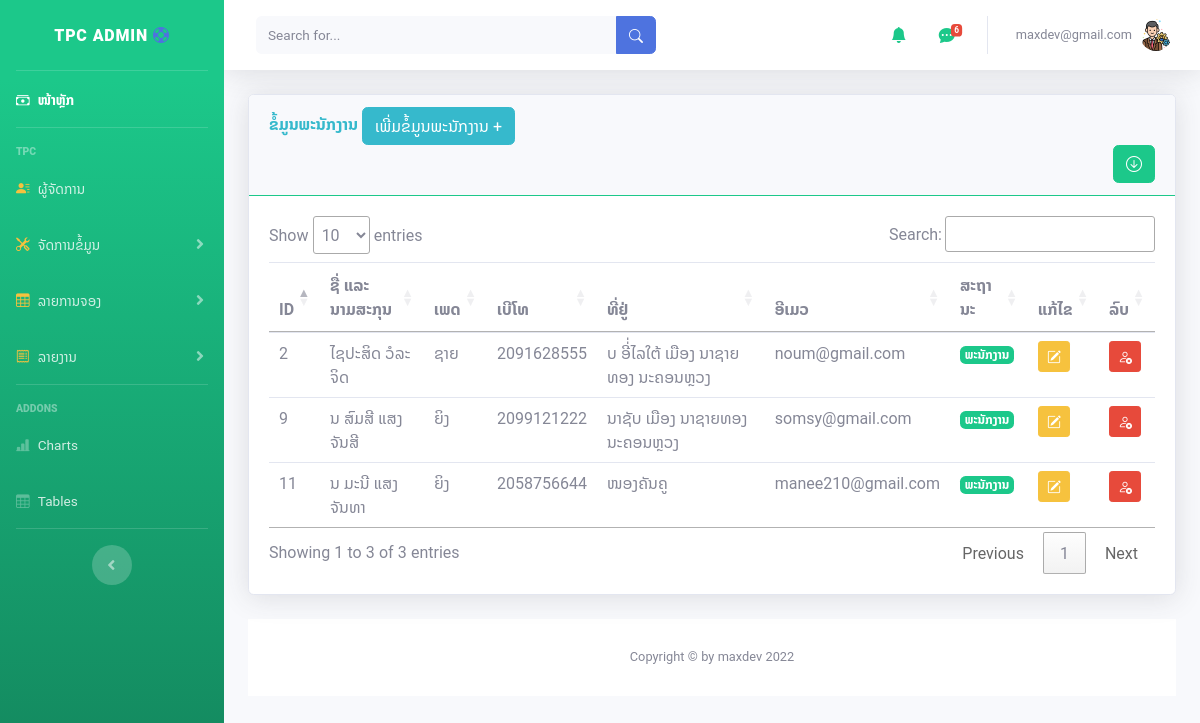
Screenshot of /admin/employee.php (signed in) with the database file from the repository.
### tables this page shows
CREATE TABLE `employee` (
  `id` int(11) NOT NULL,
  `fullname` varchar(50) NOT NULL,
  `gender` varchar(10) NOT NULL,
  `tel` int(20) NOT NULL,
  `address` varchar(50) NOT NULL,
  `email` varchar(50) NOT NULL,
  `password` varchar(50) NOT NULL,
  `status` int(2) NOT NULL,
  `date_save` timestamp NOT NULL DEFAULT current_timestamp() ON UPDATE current_timestamp()
);

### admin/employee.php (the view, shortened to what this page needs)
<?php
include('includes/header.php');
 include('includes/navbar.php');
 ?>
<div class="container-fluid">
<div class="card shadow mb-4">
  <div class="card-header py3 border-success">
    <h6 class="m-0 font-weight-bold text-info">ຂໍ້ມູນພະນັກງານ
    <button type="button" class="btn btn-info" data-toggle="modal" data-target="#addadminprofile">
    ເພີ່ມຂໍ້ມູນພະນັກງານ +
    </button>
      <div class="text-right">
        <form method="post" action="export.php">
        <button type="submit" name="export" class="btn btn-success">
        <i class="bi bi-arrow-down-circle"></i></button>
        </form>
      </div>
    </h6>
  </div>
<div class="card-body">
  <div class="table-responsive">
     <?php
        include ('database/dbconfig.php');
                $query = "SELECT * FROM employee WHERE status=2";
                $query_run = mysqli_query($connection, $query);
         ?>
    <table class="table " id="dataTable" width="100%" cellspacing="0">
      <thead>
    <tr>
       <th> ID </th>
       <th> ຊື່ ແລະ ນາມສະກຸນ </th>
       <th> ເພດ </th>
       <th> ເບີໂທ </th>
       <th> ທີ່ຢູ່ </th>
       <th> ອີເມວ</th>
       <th> ສະຖານະ </th>
       <th>ແກ້ໄຂ</th>
       <th>ລົບ</th>
    </tr>
  </thead>
  <tbody>
     <?php
                        if(mysqli_num_rows($query_run) > 0)
                        {
                            while($row = mysqli_fetch_assoc($query_run))
                            {
                        ?>
                            <tr>
                                <td><?php  echo $row['id']; ?></td>
                                <td><?php  echo $row['fullname']; ?></td>
                                <td><?php  echo $row['gender']; ?></td>
                                <td><?php  echo $row['tel']; ?></td>
                                <td><?php  echo $row['address']; ?></td>
                                <td><?php  echo $row['email']; ?></td>
                                <td>
                                <?php $status = $row['status'];
                                                if ($status == 1) {
                                                    echo "<span class='badge badge-primary'>ຜູ້ຈັດການ</span>";
                                                } elseif ($status == 2) {
                                                    echo  "<span class='badge badge-success'>ພະນັກງານ</span>";
                                                }
                                                ?>
                                </td>
                                <td>
                                    <form action="admin_edit.php" method="post">
                                        <button type="submit" name="edit_btn" class="btn btn-warning btn-sm"><i class="bi bi-pencil-square"></i></i></button>
                                    </form>
                                </td>
                                <td>
                                    <form action="admin_db.php" method="post">
                                        <button type="submit" name="delete_btn" class="btn btn-danger btn-sm " onclick="return confirm('ຍຶນຍັນການລົບ')"><i class="bi bi-person-x"></i></button>
                                    </form>
                                </td>
                            </tr>
                        <?php
                            }
                        }
                        else {
                            echo "No Record Found";
                        }
                        ?>
  </tbody>
    </table>
  </div>
  </div>
</div>
<?php include ('includes/script.php');
include ('includes/footer.php');
?>

### rows the page displays
employee: id "2", fullname "ໄຊປະສິດ ວໍລະຈິດ", gender "ຊາຍ", tel "2091628555", address "ບ ອີ່່ໄລໃຕ້ ເມືອງ ນາຊາຍທອງ ນະຄອນຫຼວງ", email "noum@gmail.com", status "ພະນັກງານ"
employee: id "9", fullname "ນ ສົມສີ ແສງຈັນສີ", gender "ຍິງ", tel "2099121222", address "ນາຊັບ ເມືອງ ນາຊາຍທອງ ນະຄອນຫຼວງ", email "somsy@gmail.com", status "ພະນັກງານ"
employee: id "11", fullname "ນ ມະນີ ແສງຈັນທາ", gender "ຍິງ", tel "2058756644", address "ໜອງຄັນຄູ", email "manee210@gmail.com", status "ພະນັກງານ"

### other values shown
$count "6"
$_SESSION['name'] "maxdev@gmail.com"
